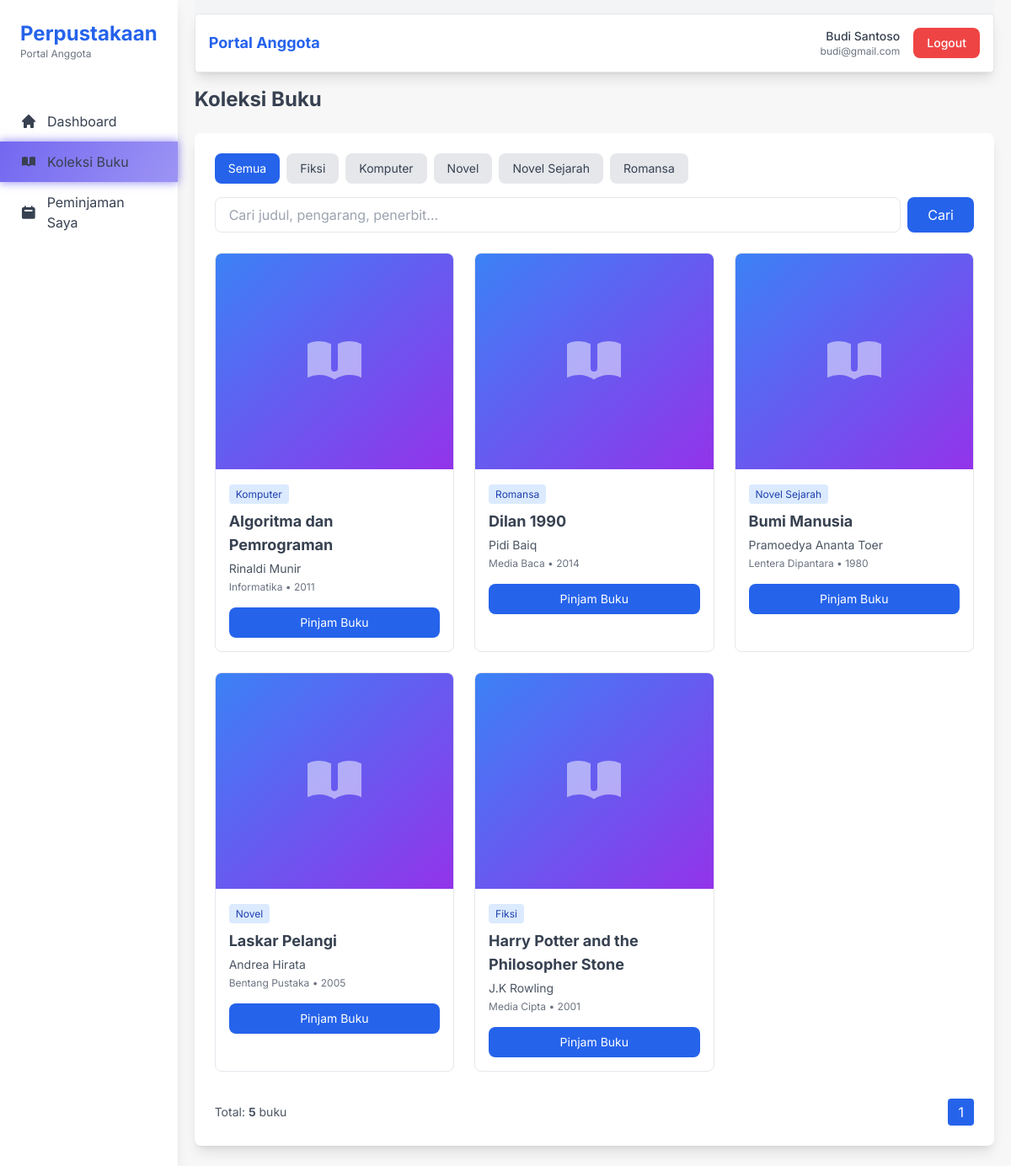
/anggota/buku.php (signed in), run on the app's committed database.
### tables this page shows
CREATE TABLE `books` (
  `id` int(11) NOT NULL AUTO_INCREMENT,
  `judul` varchar(255) NOT NULL,
  `kategori` varchar(255) NOT NULL,
  `pengarang` varchar(255) NOT NULL,
  `penerbit` varchar(255) NOT NULL,
  `tahun_terbit` year DEFAULT NULL,
  `isbn` varchar(50) DEFAULT NULL,
  `jumlah_stok` int(11) NOT NULL DEFAULT 1,
  `status` enum('Tersedia','Dipinjam','Tidak Tersedia') NOT NULL DEFAULT 'Tersedia',
  `cover` varchar(255) DEFAULT 'default-cover.jpg',
  PRIMARY KEY (`id`)
);

### anggota/buku.php (the view, shortened to what this page needs)
<?php
require_once __DIR__ . '/../db-config.php';
$search = $_POST['search'] ?? '';
$kategori = $_GET['kategori'] ?? '';
$page = $_POST['page'] ?? 1;
$perPage = 12;
$offset = ($page - 1) * $perPage;
$whereConditions = ["status = 'Tersedia'"];
$params = [];
$whereClause = "WHERE " . implode(" AND ", $whereConditions);
$sql = "SELECT DISTINCT kategori FROM books ORDER BY kategori";
$kategoris = $connection->query($sql)->fetchAll(PDO::FETCH_COLUMN);
$sql = "SELECT COUNT(*) as total FROM books $whereClause";
$stmt = $connection->prepare($sql);
$stmt->execute($params);
$totalData = $stmt->fetch()['total'];
$totalPages = ceil($totalData / $perPage) ?: 1;
$sql = "SELECT * FROM books $whereClause ORDER BY id DESC LIMIT $perPage OFFSET $offset";
$stmt = $connection->prepare($sql);
$stmt->execute($params);
$books = $stmt->fetchAll();
require_once __DIR__ . '/layout/top.php';
?>
<section>
  <div class="flex items-center justify-between mt-4">
    <h1 class="text-2xl font-bold">Koleksi Buku</h1>
  </div>
</section>
<div class="bg-white rounded-lg p-6 my-6 shadow-lg">
  <div class="mb-6 flex flex-wrap gap-4">
    <div class="flex gap-2 flex-wrap">
      <a href="buku.php" class="px-4 py-2 rounded-lg text-sm <?= empty($kategori) ? 'bg-blue-600 text-white' : 'bg-gray-200 hover:bg-gray-300' ?>">
        Semua
      </a>
      <?php foreach ($kategoris as $kat): ?>
        <a href="?kategori=<?= urlencode($kat) ?>"
          class="px-4 py-2 rounded-lg text-sm <?= $kategori == $kat ? 'bg-blue-600 text-white' : 'bg-gray-200 hover:bg-gray-300' ?>">
          <?= htmlspecialchars($kat) ?>
        </a>
      <?php endforeach; ?>
    </div>
    <form method="POST" class="flex-1 flex gap-2">
      <input type="text" name="search" value="<?= htmlspecialchars($search) ?>"
        class="flex-1 px-4 py-2 border rounded-lg focus:outline-none focus:ring-2 focus:ring-blue-500"
        placeholder="Cari judul, pengarang, penerbit...">
      <button type="submit" class="bg-blue-600 hover:bg-blue-700 text-white px-6 py-2 rounded-lg">Cari</button>
    </form>
  </div>
  <?php if (empty($books)): ?>
    <p class="text-gray-500 text-center py-12">Tidak ada buku ditemukan</p>
  <?php else: ?>
    <div class="grid grid-cols-1 md:grid-cols-2 lg:grid-cols-3 xl:grid-cols-4 gap-6">
      <?php foreach ($books as $book): ?>
        <div class="border rounded-lg overflow-hidden hover:shadow-lg transition">
          <div class="h-64 bg-gray-100 flex items-center justify-center overflow-hidden">
            <?php
            $cover_file = $book['cover'] ?? 'default-cover.jpg';
            $cover_full_path = __DIR__ . '/../cover/' . $cover_file;
            $cover_url = '../cover/' . $cover_file;
            if (!empty($cover_file) && $cover_file !== 'default-cover.jpg' && file_exists($cover_full_path)):
            ?>
              <img src="<?= htmlspecialchars($cover_url) ?>"
                   alt="<?= htmlspecialchars($book['judul']) ?>"
                   class="w-full h-full object-cover"
                   onerror="this.parentElement.innerHTML='<div class=\'w-full h-full bg-gradient-to-br from-blue-500 to-purple-600 flex items-center justify-center\'><svg class=\'w-20 h-20 text-white opacity-50\' fill=\'currentColor\' viewBox=\'0 0 20 20\'><path d=\'M9 4.804A7.968 7.968 0 005.5 4c-1.255 0-2.443.29-3.5.804v10A7.969 7.969 0 015.5 14c1.669 0 3.218.51 4.5 1.385A7.962 7.962 0 0114.5 14c1.255 0 2.443.29 3.5.804v-10A7.968 7.968 0 0014.5 4c-1.255 0-2.443.29-3.5.804V12a1 1 0 11-2 0V4.804z\'/></svg></div>'">
            <?php else: ?>
              <div class="w-full h-full bg-gradient-to-br from-blue-500 to-purple-600 flex items-center justify-center">
              </div>
            <?php endif; ?>
          </div>
          <div class="p-4">
            <span class="text-xs bg-blue-100 text-blue-800 px-2 py-1 rounded"><?= htmlspecialchars($book['kategori']) ?></span>
            <h3 class="font-bold text-lg mt-2 mb-1 line-clamp-2"><?= htmlspecialchars($book['judul']) ?></h3>
            <p class="text-sm text-gray-600 mb-1"><?= htmlspecialchars($book['pengarang']) ?></p>
            <p class="text-xs text-gray-500"><?= htmlspecialchars($book['penerbit']) ?> • <?= $book['tahun_terbit'] ?></p>
            <div class="mt-4">
              <button onclick="showPinjamModal(<?= $book['id'] ?>, '<?= htmlspecialchars($book['judul']) ?>', '<?= htmlspecialchars($book['pengarang']) ?>')"
                class="w-full bg-blue-600 hover:bg-blue-700 text-white px-4 py-2 rounded-lg text-sm">
                Pinjam Buku
              </button>
            </div>
          </div>
        </div>
      <?php endforeach; ?>
    </div>
    <div class="flex items-center justify-between mt-8">
      <p class="text-sm text-gray-600">Total: <strong><?= $totalData ?></strong> buku</p>
      <div class="flex gap-1">
        <?php for ($i = 1; $i <= $totalPages; $i++): ?>
          <form method="POST" class="inline">
            <button type="submit" class="px-3 py-1 rounded <?= $i == $page ? 'bg-blue-600 text-white' : 'bg-gray-200 hover:bg-gray-300' ?>">
              <?= $i ?>
            </button>
          </form>
        <?php endfor; ?>
      </div>
    </div>
  <?php endif; ?>
</div>
<?php require_once __DIR__ . '/layout/bottom.php'; ?>

### anggota/layout/top.php (style rules this page uses)
body { font-family: 'Inter', sans-serif; background-color: #f7f7f7; }

### data on the page
books: kategori "Komputer", judul "Algoritma dan Pemrograman", pengarang "Rinaldi Munir", penerbit "Informatika", tahun_terbit "2011"
books: kategori "Romansa", judul "Dilan 1990", pengarang "Pidi Baiq", penerbit "Media Baca", tahun_terbit "2014"
books: kategori "Novel Sejarah", judul "Bumi Manusia", pengarang "Pramoedya Ananta Toer", penerbit "Lentera Dipantara", tahun_terbit "1980"
books: kategori "Novel", judul "Laskar Pelangi", pengarang "Andrea Hirata", penerbit "Bentang Pustaka", tahun_terbit "2005"
books: kategori "Fiksi", judul "Harry Potter and the Philosopher Stone", pengarang "J.K Rowling", penerbit "Media Cipta", tahun_terbit "2001"

### other printed values
$_SESSION['nama'] "Budi Santoso"
$_SESSION['email'] "budi@gmail.com"
$kat "Fiksi"
$kat "Komputer"
$kat "Novel"
$kat "Novel Sejarah"
$kat "Romansa"
$totalData "5"
